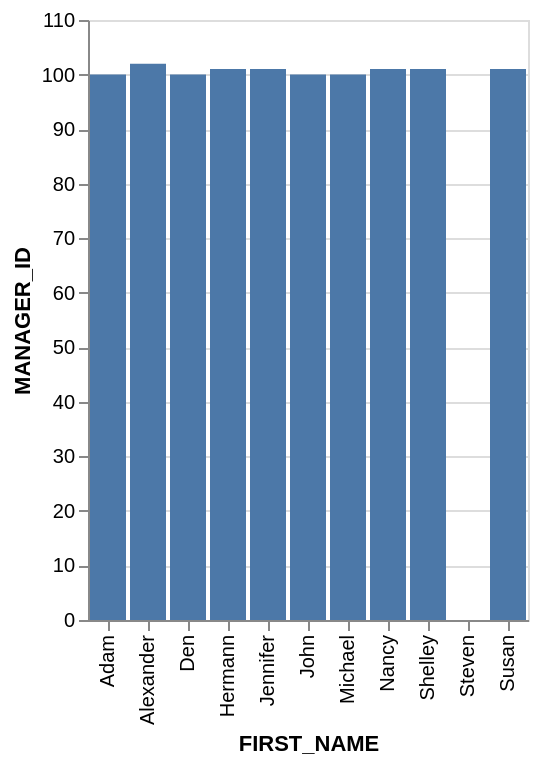

The Vega-Lite source for this figure:
### Vega-Lite specification from a JSON file in a GitHub repository (floating-point values rounded to 4 significant figures)
{"data": {"values": [{"x_data": "Adam", "y_data": 100}, {"x_data": "Alexander", "y_data": 102}, {"x_data": "Den", "y_data": 100}, {"x_data": "Hermann", "y_data": 101}, {"x_data": "Jennifer", "y_data": 101}, {"x_data": "John", "y_data": 100}, {"x_data": "Michael", "y_data": 100}, {"x_data": "Nancy", "y_data": 101}, {"x_data": "Shelley", "y_data": 101}, {"x_data": "Steven", "y_data": 0}, {"x_data": "Susan", "y_data": 101}]}, "mark": "bar", "encoding": {"x": {"field": "x_data", "type": "nominal", "title": "FIRST_NAME", "sort": "ascending"}, "y": {"field": "y_data", "type": "quantitative", "title": "MANAGER_ID"}}}
